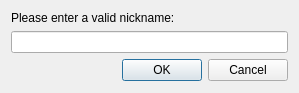
<ui version="4.0" >
 <class>NickEditDlgNew</class>
 <widget class="QDialog" name="NickEditDlgNew" >
  <property name="geometry" >
   <rect>
    <x>0</x>
    <y>0</y>
    <width>285</width>
    <height>93</height>
   </rect>
  </property>
  <property name="windowTitle" >
   <string>Edit Nickname</string>
  </property>
  <layout class="QVBoxLayout" >
   <item>
    <layout class="QVBoxLayout" >
     <item>
      <widget class="QLabel" name="label" >
       <property name="text" >
        <string>Please enter a valid nickname:</string>
       </property>
       <property name="alignment" >
        <set>Qt::AlignLeading|Qt::AlignLeft|Qt::AlignTop</set>
       </property>
       <property name="wordWrap" >
        <bool>true</bool>
       </property>
      </widget>
     </item>
     <item>
      <widget class="QLineEdit" name="nickEdit" >
       <property name="whatsThis" >
        <string>A valid nickname may contain letters from the English alphabet, digits, and the special characters {, }, [, ], \, |, `, ^, _ and -.</string>
       </property>
      </widget>
     </item>
     <item>
      <widget class="QDialogButtonBox" name="buttonBox" >
       <property name="orientation" >
        <enum>Qt::Horizontal</enum>
       </property>
       <property name="standardButtons" >
        <set>QDialogButtonBox::Cancel|QDialogButtonBox::NoButton|QDialogButtonBox::Ok</set>
       </property>
      </widget>
     </item>
    </layout>
   </item>
   <item>
    <spacer>
     <property name="orientation" >
      <enum>Qt::Vertical</enum>
     </property>
     <property name="sizeHint" >
      <size>
       <width>277</width>
       <height>16</height>
      </size>
     </property>
    </spacer>
   </item>
  </layout>
 </widget>
 <resources/>
 <connections>
  <connection>
   <sender>buttonBox</sender>
   <signal>accepted()</signal>
   <receiver>NickEditDlgNew</receiver>
   <slot>accept()</slot>
   <hints>
    <hint type="sourcelabel" >
     <x>248</x>
     <y>254</y>
    </hint>
    <hint type="destinationlabel" >
     <x>157</x>
     <y>274</y>
    </hint>
   </hints>
  </connection>
  <connection>
   <sender>buttonBox</sender>
   <signal>rejected()</signal>
   <receiver>NickEditDlgNew</receiver>
   <slot>reject()</slot>
   <hints>
    <hint type="sourcelabel" >
     <x>316</x>
     <y>260</y>
    </hint>
    <hint type="destinationlabel" >
     <x>286</x>
     <y>274</y>
    </hint>
   </hints>
  </connection>
 </connections>
</ui>
